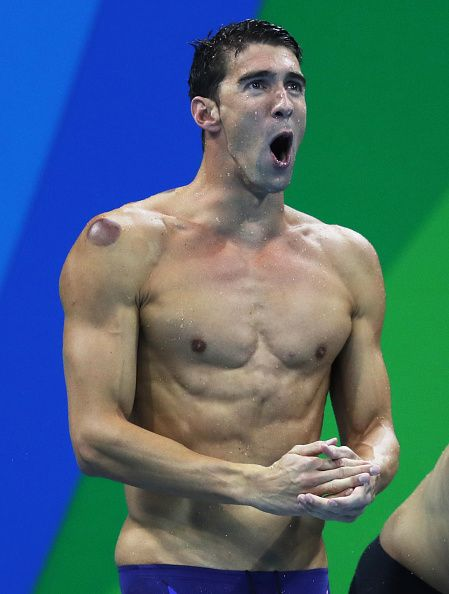
#> input picture python_tutorials/images_pillow/phelps.jpg, 449 x 594 px
$ python images_pillow.py
#> lines starting #> are read from the running program, lines starting #| are printed output that depends on the picture
from PIL import Image
import urllib.request

img_url = 'https://i.pinimg.com/originals/59/d8/14/59d814c2bd548ee955f3e0fee2651e65.jpg'
urllib.request.urlretrieve(img_url,'phelps.jpg')
#> (this line was passed over: the network is not available in this run)

img = Image.open('phelps.jpg')
#> img is the input picture: PIL image 449x594 RGB; mean R, G, B 72.6, 105.6, 117.9
print(img.size)
#| (449, 594)
area = (70,200,480,450)               #area =  coordinates of top-left corner, and bottom right corner

cropped_img = img.crop(area)
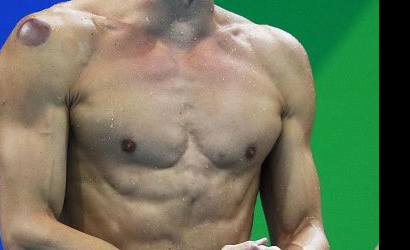
#> cropped_img: PIL image 410x250 RGB; mean R, G, B 111.8, 120.8, 93.6
cropped_img.show()

$ run again, with python_tutorials/combine_images/fat.jpg copied over python_tutorials/images_pillow/phelps.jpg
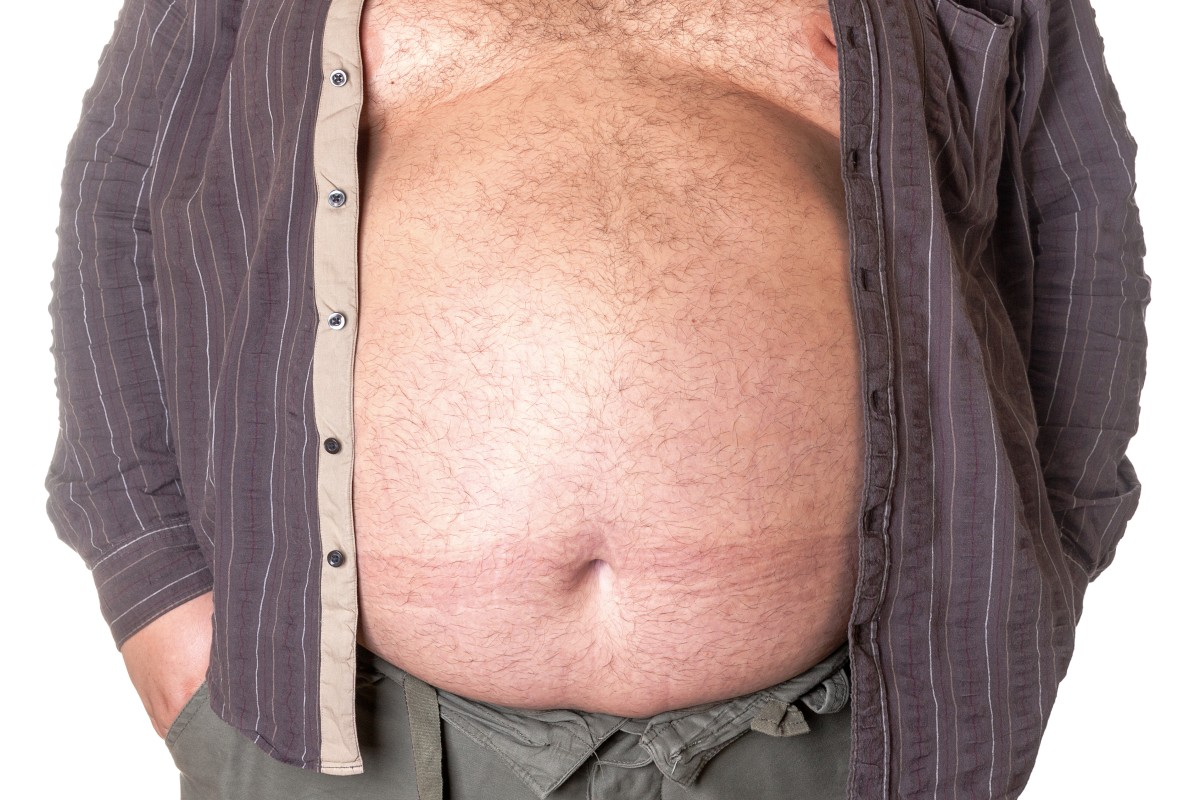
#> input picture python_tutorials/combine_images/fat.jpg, 1200 x 800 px
#> img is the input picture: PIL image 1200x800 RGB; mean R, G, B 169.5, 144.6, 140.4
#| (1200, 800)
#> `cropped_img = img.crop(area)`:
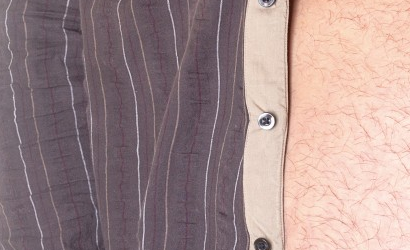
#> cropped_img: PIL image 410x250 RGB; mean R, G, B 161.6, 138.8, 138.2
